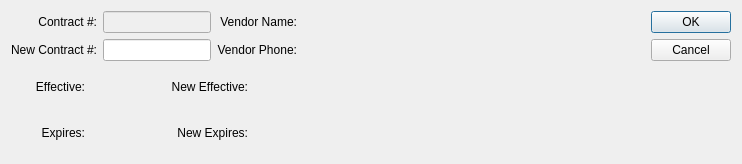
<?xml version="1.0" encoding="UTF-8"?>
<ui version="4.0">
 <comment>This file is part of the xTuple ERP: PostBooks Edition, a free and
open source Enterprise Resource Planning software suite,
Copyright (c) 1999-2018 by OpenMFG LLC, d/b/a xTuple.
It is licensed to you under the Common Public Attribution License
version 1.0, the full text of which (including xTuple-specific Exhibits)
is available at www.xtuple.com/CPAL.  By using this software, you agree
to be bound by its terms.</comment>
 <class>copyContract</class>
 <widget class="QDialog" name="copyContract">
  <property name="geometry">
   <rect>
    <x>0</x>
    <y>0</y>
    <width>742</width>
    <height>164</height>
   </rect>
  </property>
  <property name="windowTitle">
   <string>Copy Contract</string>
  </property>
  <layout class="QVBoxLayout" name="verticalLayout_2">
   <item>
    <layout class="QHBoxLayout" name="horizontalLayout">
     <item>
      <layout class="QVBoxLayout" name="verticalLayout">
       <item>
        <layout class="QGridLayout" name="gridLayout_2">
         <item row="0" column="0">
          <widget class="QLabel" name="_oldContractLit">
           <property name="text">
            <string>Contract #:</string>
           </property>
           <property name="alignment">
            <set>Qt::AlignRight|Qt::AlignTrailing|Qt::AlignVCenter</set>
           </property>
          </widget>
         </item>
         <item row="0" column="1">
          <widget class="XLineEdit" name="_oldContract">
           <property name="enabled">
            <bool>false</bool>
           </property>
          </widget>
         </item>
         <item row="0" column="2">
          <widget class="QLabel" name="_vendNameLit">
           <property name="sizePolicy">
            <sizepolicy hsizetype="Preferred" vsizetype="Preferred">
             <horstretch>0</horstretch>
             <verstretch>0</verstretch>
            </sizepolicy>
           </property>
           <property name="text">
            <string>Vendor Name:</string>
           </property>
           <property name="alignment">
            <set>Qt::AlignRight|Qt::AlignTrailing|Qt::AlignVCenter</set>
           </property>
          </widget>
         </item>
         <item row="0" column="3">
          <widget class="QLabel" name="_vendName">
           <property name="sizePolicy">
            <sizepolicy hsizetype="Expanding" vsizetype="Preferred">
             <horstretch>0</horstretch>
             <verstretch>0</verstretch>
            </sizepolicy>
           </property>
           <property name="text">
            <string/>
           </property>
           <property name="alignment">
            <set>Qt::AlignVCenter</set>
           </property>
          </widget>
         </item>
         <item row="1" column="0">
          <widget class="QLabel" name="_contractLit">
           <property name="text">
            <string>New Contract #:</string>
           </property>
           <property name="alignment">
            <set>Qt::AlignRight|Qt::AlignTrailing|Qt::AlignVCenter</set>
           </property>
          </widget>
         </item>
         <item row="1" column="1">
          <widget class="XLineEdit" name="_contract"/>
         </item>
         <item row="1" column="2">
          <widget class="QLabel" name="_vendPhoneLit">
           <property name="text">
            <string>Vendor Phone:</string>
           </property>
           <property name="alignment">
            <set>Qt::AlignRight|Qt::AlignTrailing|Qt::AlignVCenter</set>
           </property>
          </widget>
         </item>
         <item row="1" column="3">
          <widget class="QLabel" name="_vendPhone">
           <property name="sizePolicy">
            <sizepolicy hsizetype="Expanding" vsizetype="Preferred">
             <horstretch>0</horstretch>
             <verstretch>0</verstretch>
            </sizepolicy>
           </property>
           <property name="text">
            <string/>
           </property>
           <property name="alignment">
            <set>Qt::AlignVCenter</set>
           </property>
          </widget>
         </item>
        </layout>
       </item>
       <item>
        <layout class="QGridLayout" name="gridLayout">
         <item row="0" column="0">
          <widget class="QLabel" name="_oldEffectiveLit">
           <property name="text">
            <string>Effective:</string>
           </property>
           <property name="alignment">
            <set>Qt::AlignRight|Qt::AlignTrailing|Qt::AlignVCenter</set>
           </property>
          </widget>
         </item>
         <item row="0" column="1">
          <widget class="DLineEdit" name="_oldEffective">
           <property name="enabled">
            <bool>false</bool>
           </property>
          </widget>
         </item>
         <item row="0" column="2">
          <widget class="QLabel" name="_effectiveLit">
           <property name="text">
            <string>New Effective:</string>
           </property>
           <property name="alignment">
            <set>Qt::AlignRight|Qt::AlignTrailing|Qt::AlignVCenter</set>
           </property>
          </widget>
         </item>
         <item row="0" column="3">
          <widget class="DLineEdit" name="_effective"/>
         </item>
         <item row="1" column="0">
          <widget class="QLabel" name="label">
           <property name="text">
            <string>Expires:</string>
           </property>
           <property name="alignment">
            <set>Qt::AlignRight|Qt::AlignTrailing|Qt::AlignVCenter</set>
           </property>
          </widget>
         </item>
         <item row="1" column="1">
          <widget class="DLineEdit" name="_oldExpires">
           <property name="enabled">
            <bool>false</bool>
           </property>
          </widget>
         </item>
         <item row="1" column="2">
          <widget class="QLabel" name="_expiresLit">
           <property name="text">
            <string>New Expires:</string>
           </property>
           <property name="alignment">
            <set>Qt::AlignRight|Qt::AlignTrailing|Qt::AlignVCenter</set>
           </property>
          </widget>
         </item>
         <item row="1" column="3">
          <widget class="DLineEdit" name="_expires"/>
         </item>
        </layout>
       </item>
      </layout>
     </item>
     <item>
      <spacer name="horizontalSpacer">
       <property name="orientation">
        <enum>Qt::Horizontal</enum>
       </property>
       <property name="sizeHint" stdset="0">
        <size>
         <width>40</width>
         <height>20</height>
        </size>
       </property>
      </spacer>
     </item>
     <item>
      <widget class="QDialogButtonBox" name="_buttonBox">
       <property name="orientation">
        <enum>Qt::Vertical</enum>
       </property>
       <property name="standardButtons">
        <set>QDialogButtonBox::Cancel|QDialogButtonBox::Ok</set>
       </property>
      </widget>
     </item>
    </layout>
   </item>
  </layout>
 </widget>
 <layoutdefault spacing="6" margin="11"/>
 <customwidgets>
  <customwidget>
   <class>DLineEdit</class>
   <extends>QWidget</extends>
   <header>datecluster.h</header>
   <container>1</container>
  </customwidget>
  <customwidget>
   <class>XLineEdit</class>
   <extends>QLineEdit</extends>
   <header>xlineedit.h</header>
   <container>1</container>
  </customwidget>
 </customwidgets>
 <tabstops>
  <tabstop>_buttonBox</tabstop>
  <tabstop>_oldContract</tabstop>
  <tabstop>_contract</tabstop>
  <tabstop>_oldEffective</tabstop>
  <tabstop>_effective</tabstop>
  <tabstop>_oldExpires</tabstop>
  <tabstop>_expires</tabstop>
 </tabstops>
 <resources/>
 <connections/>
</ui>
